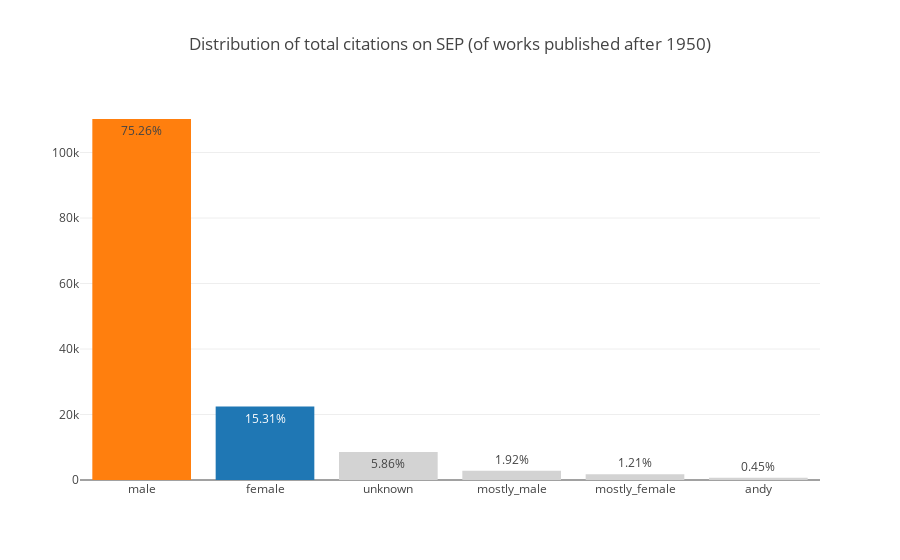

Notebook cell for this chart:
### Code cell
# Barplot for distribution of total citations in SEP
fig = Figure(data=[Bar(
    x=df_total["Gender guess"],
    y=df_total["Count"],
    marker_color=[color_male,color_female,"lightgrey","lightgrey","lightgrey","lightgrey"],
    text=df_total["Percentage"]
)])

fig.update_layout(title_text="Distribution of total citations on SEP (of works published after 1950)", 
                  template=template)

### Figure 1 — Plotly figure (JSON) as saved in the notebook; plotly's stock layout.template omitted (floating-point values rounded to 4 significant figures)
{"data": [{"marker": {"color": ["#FF7F0E", "#1F77B4", "lightgrey", "lightgrey", "lightgrey", "lightgrey"]}, "text": ["75.26%", "15.31%", "5.86%", "1.92%", "1.21%", "0.45%"], "type": "bar", "x": ["male", "female", "unknown", "mostly_male", "mostly_female", "andy"], "y": [110229, 22419, 8580, 2812, 1775, 656]}], "layout": {"title": {"text": "Distribution of total citations on SEP (of works published after 1950)"}}}
